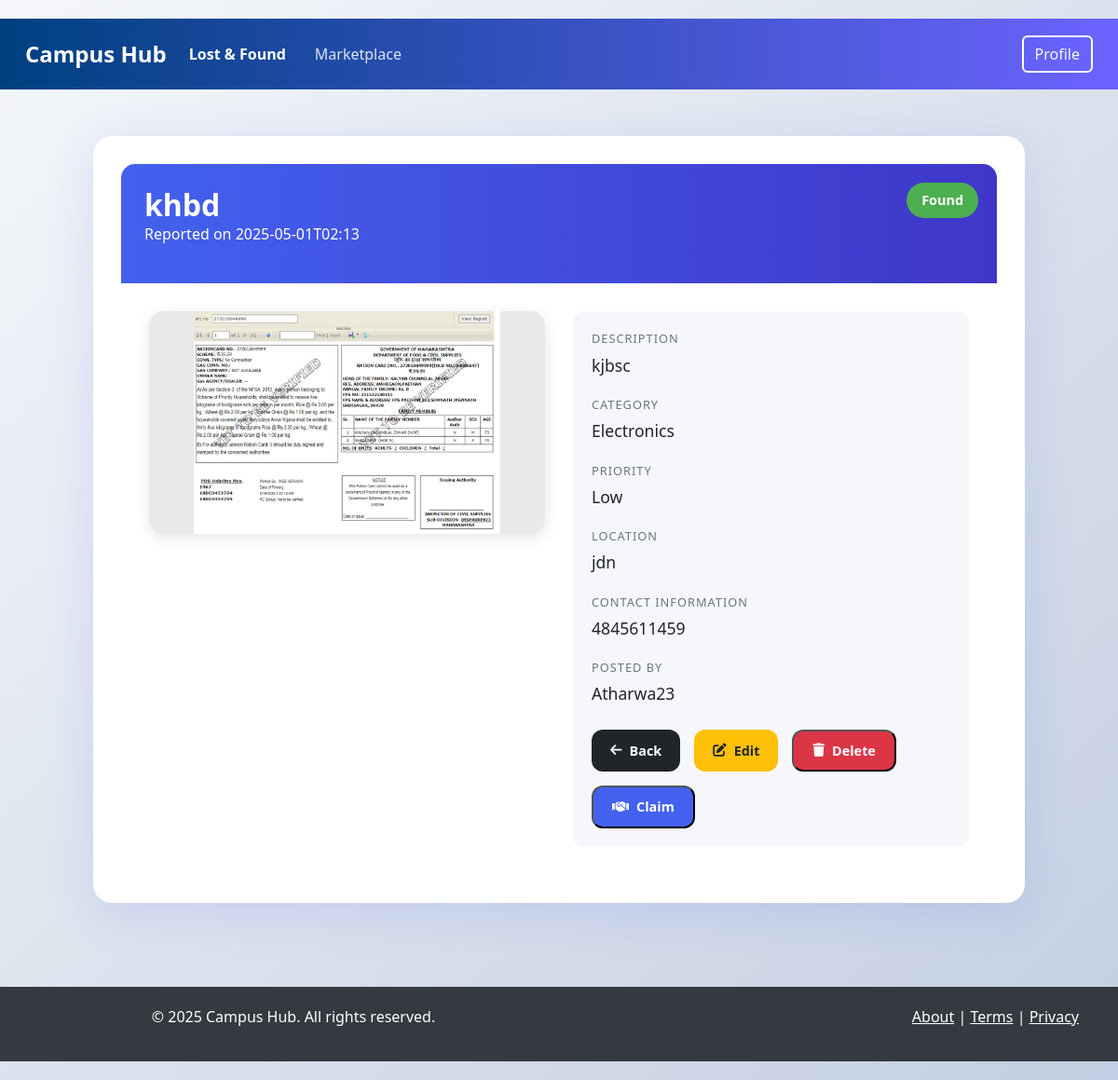
Screenshot of /lost/item/1 (signed in) with the database file from the repository.
### tables this page shows
CREATE TABLE lost_found_item (
            id INTEGER PRIMARY KEY AUTOINCREMENT,
            name TEXT NOT NULL,
            description TEXT,
            category TEXT,
            status TEXT NOT NULL,
            priority INTEGER DEFAULT 1,
            image_path TEXT,
            date TEXT NOT NULL,
            location TEXT,
            contact_info TEXT,
            latitude REAL,
            longitude REAL,
            user_id INTEGER NOT NULL, found_by INTEGER, claimed_by INTEGER,
            FOREIGN KEY (user_id) REFERENCES user (id)
        );

CREATE TABLE user (
            id INTEGER PRIMARY KEY AUTOINCREMENT,
            username TEXT UNIQUE NOT NULL,
            password TEXT NOT NULL,
            email TEXT UNIQUE,
            role TEXT DEFAULT 'student',
            created_at TEXT DEFAULT CURRENT_TIMESTAMP,
            is_admin INTEGER DEFAULT 0
        , is_confirmed INTEGER DEFAULT 0);

### blueprints/lost_and_found/routes.py (the view)
@lost_and_found_bp.route('/item/<int:item_id>')
@login_required
def item_detail(item_id):
    item = models.get_lost_found_item(item_id)
    feedback = models.get_feedback_for_item('lost_found', item_id)
    user = models.get_user_by_id(current_user.id)
    found_by_user = None
    claimed_by_user = None
    if item.get('found_by'):
        found_by_user = models.get_user_by_id(item['found_by'])['username']
    if item.get('claimed_by'):
        claimed_by_user = models.get_user_by_id(item['claimed_by'])['username']
    if not item:
        flash('Item not found', 'danger')
        return redirect(url_for('lost_and_found.dashboard'))
    return render_template('lost_and_found/detail.html', item=item, feedback=feedback, user=user, found_by_user=found_by_user, claimed_by_user=claimed_by_user)

### Main.py (called while the page is built)
@login_manager.user_loader
def load_user(user_id):
    user = models.get_user_by_id(user_id)
    if user:
        return models.User(user['id'])
    return None

@app.context_processor
def inject_user_info():
    if current_user.is_authenticated:
        user = models.get_user_by_id(current_user.id)
        if user:
            return {'get_user_info': lambda: user}
    return {'get_user_info': lambda: None}

### models.py (called while the page is built)
def get_db_connection():
    conn = sqlite3.connect(DB_PATH)
    conn.row_factory = sqlite3.Row
    conn.execute('PRAGMA foreign_keys = ON')
    conn.execute('PRAGMA journal_mode = WAL')
    return conn

def get_user_by_id(user_id):
    conn = get_db_connection()
    cur = conn.cursor()
    cur.execute('SELECT * FROM user WHERE id = ?', (user_id,))
    user = cur.fetchone()
    conn.close()
    return dict(user) if user else None

def get_lost_found_item(item_id):
    conn = get_db_connection()
    cur = conn.cursor()
    cur.execute('''
        SELECT i.*, u.username
        FROM lost_found_item i
        JOIN user u ON i.user_id = u.id
        WHERE i.id = ?
    ''', (item_id,))
    item = cur.fetchone()
    conn.close()
    return dict(item) if item else None

def get_feedback_for_item(item_type, item_id):
    conn = get_db_connection()
    cur = conn.cursor()
    cur.execute(
        'SELECT f.*, u.username FROM feedback f JOIN user u ON f.user_id = u.id WHERE f.item_type = ? AND f.item_id = ? ORDER BY date DESC',
        (item_type, item_id)
    )
    feedback = [dict(row) for row in cur.fetchall()]
    conn.close()
    return feedback

### templates/lost_and_found/detail.html (shortened to what this page needs)
{% extends "base.html" %}
{% block lost_found_active %}active{% endblock %}
{% block content %}
<div class="hub-container">
  <div class="detail-header">
    <h1 class="detail-title">{{ item.name }}</h1>
    <p>Reported on {{ item.date }}</p>
    <span class="status-badge status-{{ item.status }}">
      {% if item.status=='lost' %}Lost{% elif item.status=='found' %}Found{% else %}Claimed{% endif %}
    </span>
  </div>
  <div class="detail-content">
    <div class="detail-image">
      <img src="{{ url_for('static', filename=item.image_path[1:]) if item.image_path else 'https://dummyimage.com/600x400/cccccc/000000.png&text=No+Image' }}" alt="{{ item.name }}">
    </div>
    <div class="detail-info">
      <div class="description">
        <div class="info-label">Description</div>
        <p class="info-value">{{ item.description }}</p>
      </div>
      <div class="info-section">
        <div class="info-label">Category</div>
        <div class="info-value">{{ item.category|capitalize }}</div>
      </div>
      <div class="info-section">
        <div class="info-label">Priority</div>
        <div class="info-value">
          {% if item.priority=='3' %}High{% elif item.priority=='2' %}Medium{% else %}Low{% endif %}
        </div>
      </div>
      <div class="info-section">
        <div class="info-label">Location</div>
        <div class="info-value">{{ item.location }}</div>
      </div>
      <div class="info-section">
        <div class="info-label">Contact Information</div>
        <div class="info-value">{{ item.contact_info }}</div>
      </div>
      <div class="info-section">
        <div class="info-label">Posted By</div>
        <div class="info-value">{{ item.username }}</div>
      </div>
      <div class="action-buttons">
        <a href="{{ url_for('lost_and_found.dashboard') }}" class="btn-action btn-back">
          <i class="fas fa-arrow-left"></i> Back
        </a>
        {% if item.user_id == current_user.id or user.is_admin %}
          <a href="{{ url_for('lost_and_found.edit_item', item_id=item.id) }}" class="btn-action btn-edit">
            <i class="fas fa-edit"></i> Edit
          </a>
          <form method="post" action="{{ url_for('lost_and_found.delete_item', item_id=item.id) }}" class="d-inline" onsubmit="return confirm('Delete this item?');">
            <button type="submit" class="btn-action btn-delete">
              <i class="fas fa-trash"></i> Delete
            </button>
          </form>
        {% endif %}
        {% if item.status=='found' and item.user_id != current_user.id %}
          <form method="post" action="{{ url_for('lost_and_found.claim_item', item_id=item.id) }}" class="d-inline">
            <button type="submit" class="btn-action btn-primary">
              <i class="fas fa-handshake"></i> Claim
            </button>
          </form>
        {% elif item.status=='lost' and item.user_id != current_user.id %}
          <form method="post" action="{{ url_for('lost_and_found.found_user', item_id=item.id) }}" class="d-inline">
            <button type="submit" class="btn-action btn-success">
              <i class="fas fa-check"></i> Found It
            </button>
          </form>
        {% endif %}
      </div>
    </div>
  </div>
</div>
{% endblock %}

### templates/base.html (style rules this page uses)
body { font-family: 'Arial', sans-serif; background-color: #f9fafc; color: #343a40; }

### templates/lost_and_found/detail.html (style rules this page uses)
:root { --primary: #4361ee; --secondary: #3f37c9; --accent: #4cc9f0; --light: #f8f9fa; --dark: #212529; --success: #4CAF50; --danger: #dc3545; --info: #17a2b8; }
body { background: linear-gradient(135deg, #f5f7fa 0%, #c3cfe2 100%); font-family: 'Segoe UI', system-ui, -apple-system, sans-serif; padding: 20px 0; }
.hub-container { max-width: 1000px; margin: 30px auto; padding: 30px; background: #fff; border-radius: 20px; box-shadow: 0 10px 50px rgba(67,97,238,0.15); }
.detail-header { background: linear-gradient(to right, var(--primary), var(--secondary)); color: white; padding: 25px; border-radius: 15px 15px 0 0; position: relative; }
.detail-title { font-size: 2rem; font-weight: 700; margin: 0; }
.status-badge { position: absolute; top: 20px; right: 20px; padding: 8px 16px; border-radius: 30px; font-weight: 600; font-size: 0.9rem; }
.status-found { background: var(--success); }
.detail-content { display: flex; flex-wrap: wrap; gap: 30px; padding: 30px; }
.detail-image { flex: 1 1 300px; }
.detail-image img { width: 100%; border-radius: 15px; box-shadow: 0 4px 15px rgba(0,0,0,0.1); }
.detail-info { flex: 1 1 300px; padding: 20px; border-radius: 12px; background: var(--light); background-color:#f5f7fa; }
.info-section { margin-bottom: 20px; }
.info-label { text-transform: uppercase; font-size: 0.8rem; color: #6c757d; letter-spacing: 1px; margin-bottom: 5px; }
.info-value { font-size: 1.1rem; color: var(--dark); }
.description { margin-bottom: 20px; }
.action-buttons { display: flex; flex-wrap: wrap; gap: 15px; margin-top: 25px; }
.btn-action { border-radius: 12px; padding: 10px 20px; font-size: 0.9rem; font-weight: 600; transition: all 0.3s; text-decoration: none; display: flex; align-items: center; gap: 8px; }
.btn-back { background-color: var(--dark); color: #fff; }
.btn-edit { background: #ffc107; color: #212529; }
.btn-delete { background: var(--danger); color: #fff; }
.btn-primary { background: var(--primary); color: #fff; }

### rows the page displays
lost_found_item: name "khbd", date "2025-05-01T02:13", image_path (picture), description "kjbsc", category "Electronics", location "jdn", contact_info "4845611459"
user: username "Atharwa23"
